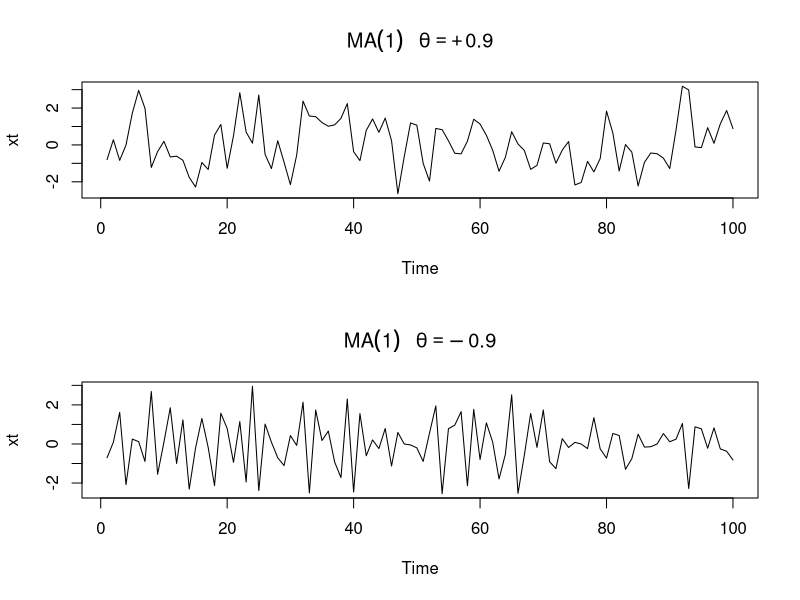
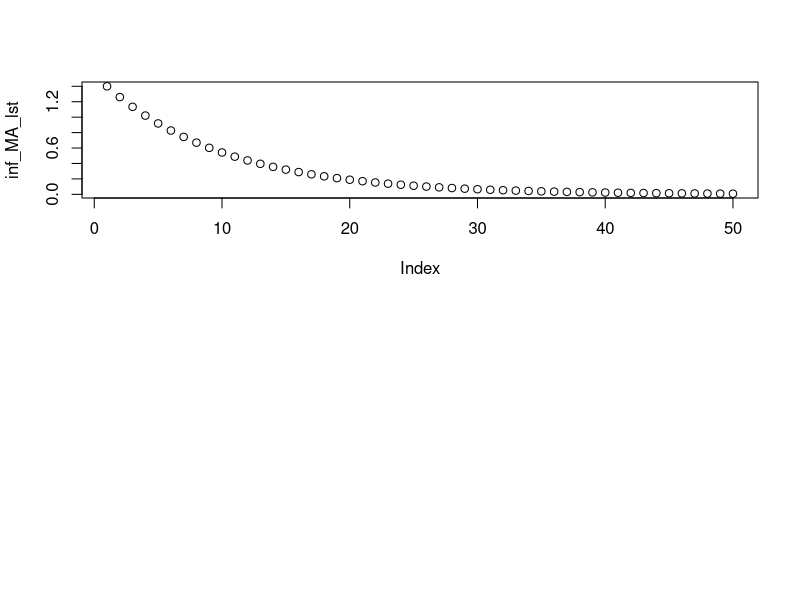

Recreate these plots in R, in order.
# Chp 3
########

par(mfrow = c(2, 1))

plot(arima.sim(list(order = c(0, 0, 1), ma = .9), n = 100),
     ylab = "xt", main = (expression(MA(1)~~~theta == +.9)))


plot(arima.sim(list(order = c(0, 0, 1), ma = -.9), n = 100), 
     ylab = "xt", main = (expression(MA(1)~~~theta == -.9)))



## ARMA(p, q)
## Expl 3.7 Parameter Redundancy

set.seed(07-15-2021) # Mars, I got your bday
x <- rnorm(150, mean = 15)
arima(x, order = c(1, 0, 1))


## Example 3.12 Weights for an ARMA Model
inf_MA_lst<- ARMAtoMA(ar = .9, ma = .5, 50) # convert ARMA to infinite MA
plot(inf_MA_lst)








